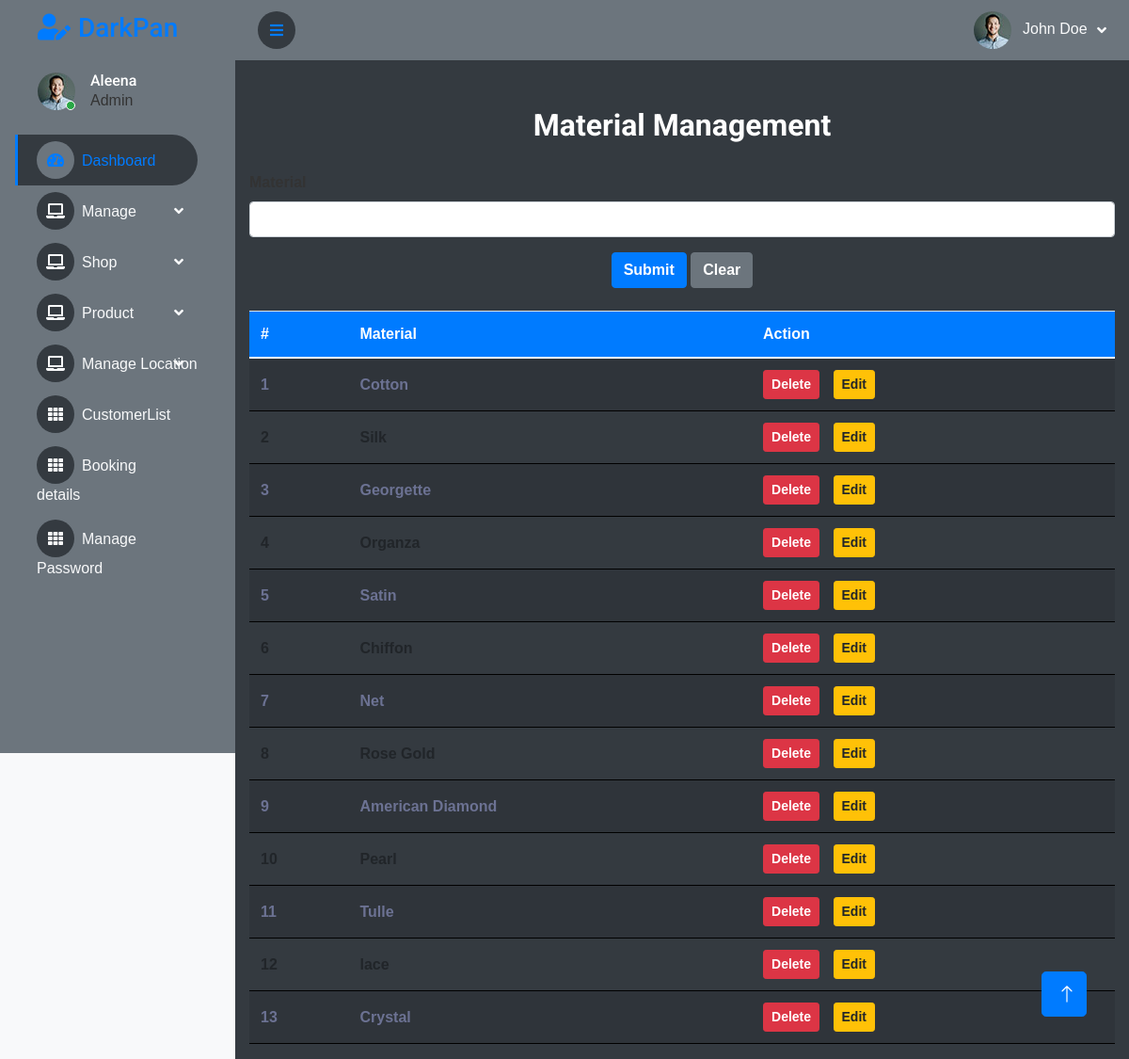
/Project/Admin/Material.php, run on the app's committed database.
### tables this page shows
CREATE TABLE `tbl_material` (
  `material_id` int(11) NOT NULL,
  `material_name` varchar(30) NOT NULL
);

### Project/Admin/Material.php (the view, shortened to what this page needs)
<?php
include("../Assets/Connection/connection.php");
include("Head.php");
		?>
         <?php
  $mname='';
?>
<!DOCTYPE html PUBLIC "-//W3C//DTD XHTML 1.0 Transitional//EN" "http://www.w3.org/TR/xhtml1/DTD/xhtml1-transitional.dtd">
<html xmlns="http://www.w3.org/1999/xhtml">
<head>
<link href="https://stackpath.bootstrapcdn.com/bootstrap/4.5.2/css/bootstrap.min.css" rel="stylesheet">
</head>
<body>
<div class="container">
    <h2 class="form-title">Material Management</h2>
    <form id="form1" name="form1" method="post" action="">
        <div class="form-group">
            <label for="txt_name">Material</label>
            <input type="text" required class="form-control" name="txt_name" id="txt_name" value="<?php echo htmlspecialchars($mname); ?>"/>
        </div>
        <div class="form-group text-center">
            <input type="submit" class="btn btn-primary" name="btn_submit" id="btn_submit" value="Submit" />
            <input type="reset" class="btn btn-secondary" name="btn_clear" id="btn_clear" value="Clear" />
        </div>
    </form>
    <table class="table table-striped mt-4">
        <thead>
            <tr>
                <th>#</th>
                <th>Material</th>
                <th>Action</th>
            </tr>
        </thead>
        <tbody>
            <?php
            $i = 0;
            $selQry = "SELECT * FROM tbl_material";
            $result = $con->query($selQry);
            while ($row = $result->fetch_assoc()) {
                $i++;
            ?>
            <tr>
                <td><?php echo $i; ?></td>
                <td><?php echo htmlspecialchars($row["material_name"]); ?></td>
                <td class="action-links">
                    <a href="Material.php?mid=<?php echo $row["material_id"]; ?>" class="btn btn-danger btn-sm">Delete</a>
                    <a href="Material.php?eid=<?php echo $row["material_id"]; ?>" class="btn btn-warning btn-sm">Edit</a>
                </td>
            </tr>
            <?php
            }
            ?>
        </tbody>
    </table>
</div>
</body>
</html>
<?php
            include("Foot.php");
?>

### Project/Assets/Templates/Admin/css/style.css (style rules this page uses)
:root { --primary: #EB1616; --secondary: #191C24; --light: #6C7293; --dark: #000000; }
.btn { transition: .5s; }

### Project/Admin/Material.php (style rules this page uses)
body { background-color: #f8f9fa; font-family: Arial, sans-serif; color: #333; }
.container { margin-top: 50px; }
.form-title { margin-bottom: 30px; text-align: center; font-weight: bold; }
label { font-weight: bold; }
.form-control { font-weight: bold; }
.table th, .table td { font-weight: bold; vertical-align: middle; }
.table th { background-color: #007bff; color: white; }
.btn { font-weight: bold; }
.action-links a { margin-right: 10px; }

### data on the page
tbl_material: material_name "Cotton"
tbl_material: material_name "Silk"
tbl_material: material_name "Georgette"
tbl_material: material_name "Organza"
tbl_material: material_name "Satin"
tbl_material: material_name "Chiffon"
tbl_material: material_name "Net"
tbl_material: material_name "Rose Gold"
tbl_material: material_name "American Diamond"
tbl_material: material_name "Pearl"
tbl_material: material_name "Tulle"
tbl_material: material_name "lace"
tbl_material: material_name "Crystal"
